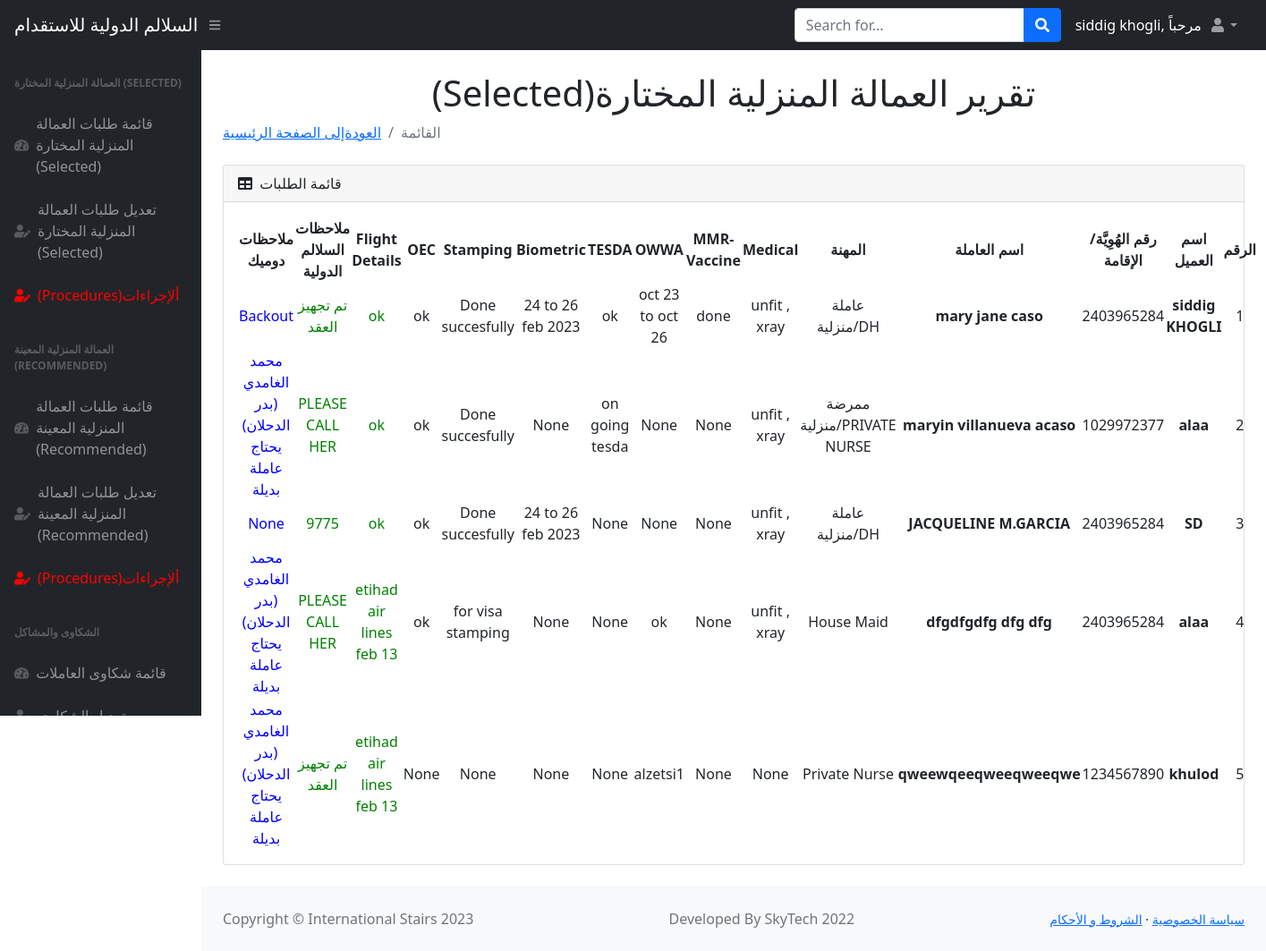
/tables (signed in), run on an earlier commit of the app's database.
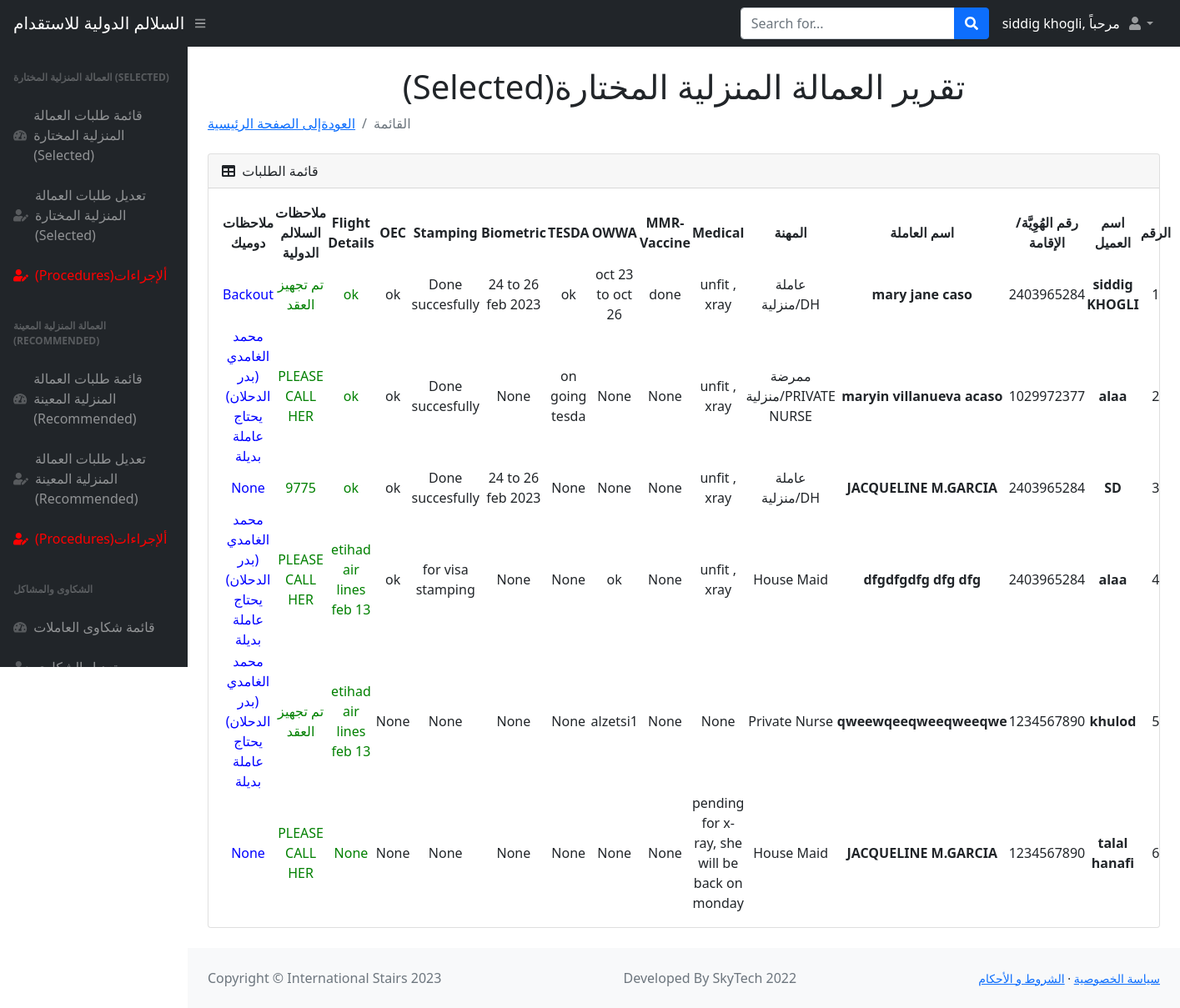
And on a later commit of the database.
### main.py (models this page shows)
class Users(db.Model):
    __tablename__ = "users"
    id = db.Column(db.Integer, primary_key=True)
    name = db.Column(db.String(250), nullable=False)
    nid_or_iqama = db.Column(db.BIGINT, nullable=False)
    contact_No = db.Column(db.BIGINT, nullable=False)
    visa = db.Column(db.BIGINT, nullable=False)
    request_date = db.Column(db.Date, nullable=False)
    worker_name = db.Column(db.String(250), nullable=False)
    type = db.Column(db.String(250), nullable=False)
    agency = db.Column(db.String(250), nullable=False)
    selected_or_recommended = db.Column(db.String(250), nullable=False)
    musaned = db.Column(db.String(250), nullable=False)
    embassy_contract = db.Column(db.String(250), nullable=False)
    shipment_date = db.Column(db.Date, nullable=False)
    medical = db.Column(db.String(500), nullable=True)
    mmr_vaccine = db.Column(db.String(500), nullable=True)
    owwa = db.Column(db.String(500), nullable=True)
    tesda = db.Column(db.String(500), nullable=True)
    biometric = db.Column(db.String(500), nullable=True)
    stamping = db.Column(db.String(500), nullable=True)
    oec = db.Column(db.String(500), nullable=True)
    ticket = db.Column(db.String(500), nullable=True)
    deployment_date = db.Column(db.String(500), nullable=True)  # Salalim Remarks
    status = db.Column(db.String(1000), nullable=True)

### main.py (the view)
@app.route("/tables")
def tables():
    added_users = Users.query.all()
    return render_template("tables.html", users=added_users, name=current_user.name, logged_in=True)

### main.py (called while the page is built)
@login_manager.user_loader
def load_user(user_id):
    return User.query.get(int(user_id))

### templates/tables.html (shortened to what the changed rows need)
<!DOCTYPE html>
<html lang="en">
    <head>
        <link href="https://cdn.jsdelivr.net/npm/simple-datatables@latest/dist/style.css" rel="stylesheet" />
        <link href="static/css/styles.css" rel="stylesheet" />
        <link href="https://cdn.datatables.net/1.11.3/css/jquery.dataTables.min.css" rel="stylesheet" />
        <link href="https://cdn.datatables.net/buttons/2.1.0/css/buttons.dataTables.min.css" rel="stylesheet" />
    </head>
    <body class="sb-nav-fixed">
       <div id="layoutSidenav">
               <div id="layoutSidenav_content">
                <main>
                    <div class="container-fluid px-4">
                        <h1 class="mt-4" style="text-align:center"> (Selected)تقرير العمالة المنزلية المختارة  </h1>
                        <div class="card mb-4">
                            <div class="card-body">
                                <table id="datatablesSimple" class="display">
                                    <thead>
                                        <tr>
                                              <th style="text-align:center;">ملاحظات دوميك</th>
                                            <th style="text-align:center;">ملاحظات السلالم الدولية</th>
                                            <th style="text-align:center;">Flight Details</th>
                                             <th style="text-align:center;">OEC</th>
                                             <th style="text-align:center;">Stamping</th>
                                             <th style="text-align:center;">Biometric</th>
                                             <th style="text-align:center;">TESDA</th>
                                            <th style="text-align:center;">OWWA</th>
                                            <th style="text-align:center;">MMR-Vaccine</th>
                                            <th style="text-align:center;">Medical</th>
                                            <th style="text-align:center;">المهنة</th>
                                            <th style="text-align:center;">اسم العاملة</th>
                                            <th style="text-align:center;">رقم الهُوِيَّة/الإقامة</th>
                                             <th style="text-align:center;">اسم العميل</th>
                                            <th style="text-align:center;">الرقم</th>
                                        </tr>
                                    </thead>
                                    <tbody>
                                    {% for user in users %}
                                        <tr>
                                           <td style="text-align:center; color:blue;">{{user.status}}</td>
                                              <td style="text-align:center; color:green;">{{user.deployment_date}}</td>
                                              <td style="text-align:center; color:green;">{{user.ticket}}</td>
                                               <td style="text-align:center;">{{user.oec}}</td>
                                            <td style="text-align:center;">{{user.stamping}}</td>
                                            <td style="text-align:center;">{{user.biometric}} </td>
                                            <td style="text-align:center;">{{user.tesda}}</td>
                                            <td style="text-align:center;">{{user.owwa}}</td>
                                            <td style="text-align:center;">{{user.mmr_vaccine}}</td>
                                             <td style="text-align:center;">{{user.medical}}</td>
                                            <td style="text-align:center;">{{user.type}}</td>
                                             <td style="text-align:center;"><b>{{user.worker_name}}</b></td>
                                            <td style="text-align:center;">{{user.nid_or_iqama}}</td>
                                             <td style="text-align:center;"><b>{{user.name}}</b></td>
                                            <td style="text-align:center;">{{user.id}}</td
                                        </tr>
                                {%endfor%}
                                    </tbody>
                                </table>
                            </div>
                        </div>
                    </div>
                </main>
            </div>
        </div>
    </body>
</html>

What changed in the data, as far as the page shows it:
added Users: status "None", deployment_date "PLEASE CALL HER", ticket "None", oec "None", stamping "None", biometric "None", tesda "None", owwa "None", mmr_vaccine "None", medical "pending for x-ray, she will be back on monday", type "House Maid", worker_name "JACQUELINE M.GARCIA", nid_or_iqama "1234567890", name "talal hanafi", id "6"
